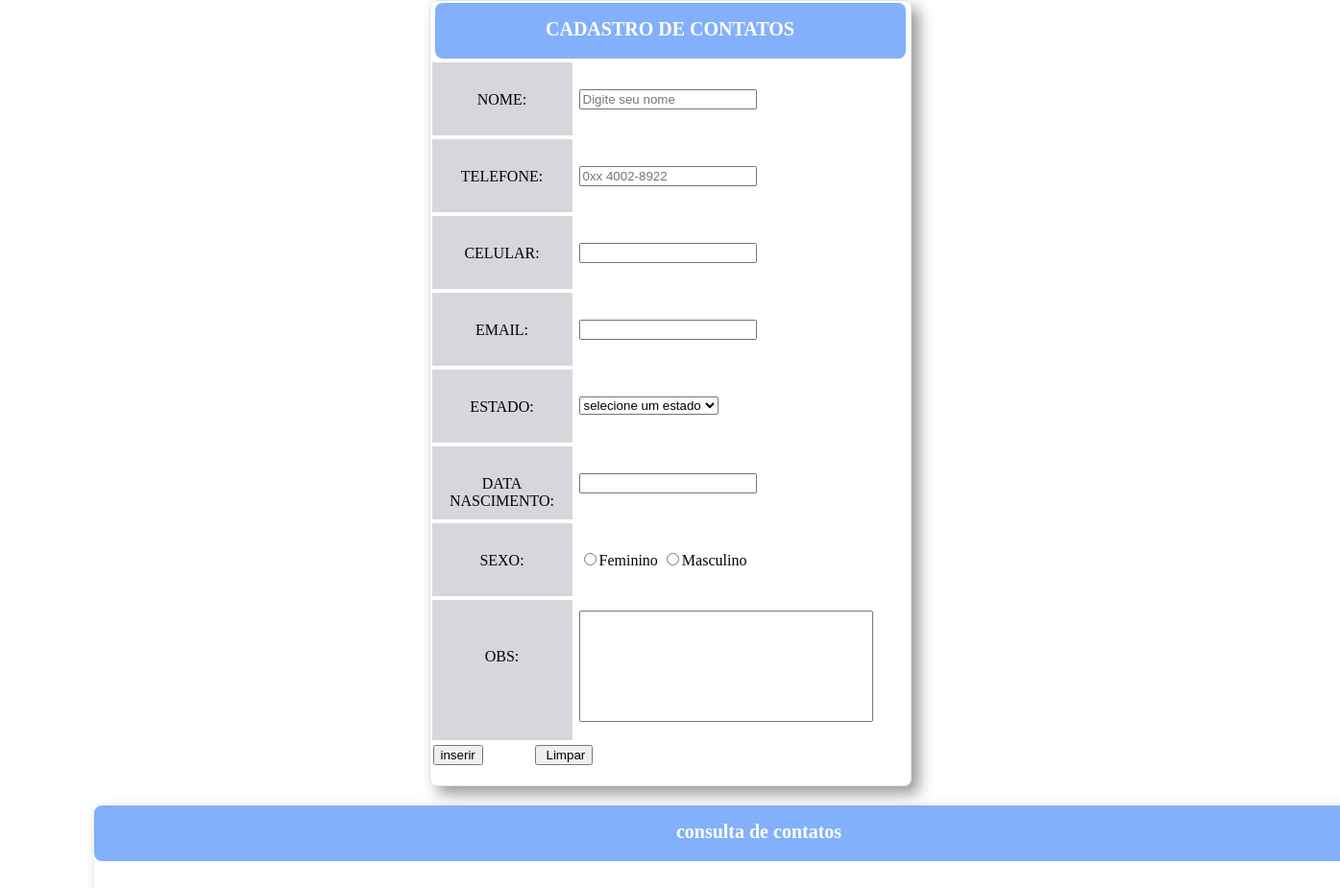
The app's page /PWBE/dbcontatos20192ta/formulario.php, older data.
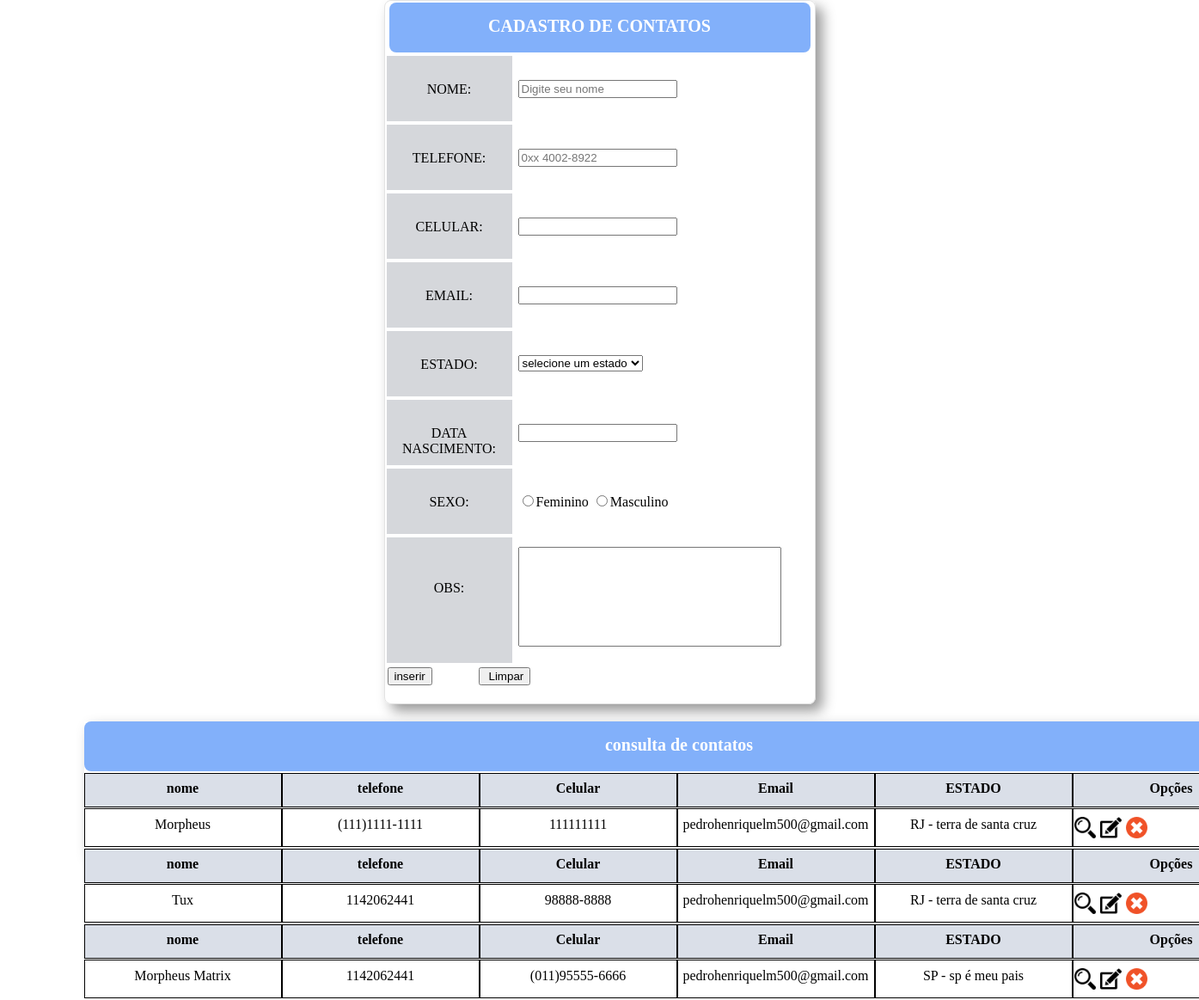
The same page, newer data.
### tables this page shows
CREATE TABLE `tblcontatos` (
  `codigo` int(11) NOT NULL AUTO_INCREMENT,
  `nome` varchar(100) NOT NULL,
  `telefone` varchar(15) NOT NULL,
  `celular` varchar(15) DEFAULT NULL,
  `email` varchar(50) NOT NULL,
  `dt_nasc` date NOT NULL,
  `sexo` varchar(1) NOT NULL,
  `obs` longtext,
  `codestado` int(11) DEFAULT NULL,
  PRIMARY KEY (`codigo`),
  KEY `codestado_idx` (`codestado`)
);

CREATE TABLE `tblestado` (
  `codigo` int(11) NOT NULL AUTO_INCREMENT,
  `sigla` varchar(2) DEFAULT NULL,
  `descricao` text,
  PRIMARY KEY (`codigo`)
);

### PWBE/dbcontatos20192ta/formulario.php (the view, shortened to what this page needs)
<?php
$chkFeminino = (String) "";
$chkMasculino = (String) "";
$botao = (String) "inserir";
$codEstado = (int) 0;
$siglaEstado = (String) "";
$conexao = conexaoMysql();
?>
<!DOCTYPE html>
<html>
    <head>
        <link rel="stylesheet" type="text/css" href="css/style.css">
    </head>
    <body>
        <div class="caixa-principal">
            <div class="conteudo center">
                <div class="formulario center">
                    <h1 class="center">
                        CADASTRO DE CONTATOS
                    </h1>
                    <form name="frm-contatos" method="post" action="bd/salvar.php">
                        <div class="itens_formulario">
                            <div class="titulo-item-formulario">
                                NOME:
                            </div>
                            <div class="campo-formulario">
                                <input type="text" value="<?=@$nome?>" name="txt-nome" placeholder="Digite seu nome" onkeypress="return validarEntrada(event,'numeric');" required >
                            </div>
                        </div>
                        <div class="itens_formulario">
                            <div class="titulo-item-formulario">
                                TELEFONE:
                            </div>
                            <div class="campo-formulario">
                                <input id="telefone" type="text" value="<?=@$telefone?>" name="txt-telefone" placeholder="0xx 4002-8922" onkeypress="return mascaraFone(this,event);" required>
                            </div>
                        </div>
                        <div class="itens_formulario">
                            <div class="titulo-item-formulario">
                                CELULAR:
                            </div>
                            <div class="campo-formulario">
                                <input type="text" value="<?=@$celular?>" name="txt-celular" required>
                            </div>
                        </div>
                        <div class="itens_formulario">
                            <div class="titulo-item-formulario">
                                EMAIL:
                            </div>
                            <div class="campo-formulario">
                                <input type="email" value="<?=@$email?>" name="txt-email" required>
                            </div>
                        </div>
                        <div class="itens_formulario">
                            <div class="titulo-item-formulario">
                                ESTADO:
                            </div>
                            <div class="campo-formulario">
                                <select name="sltestados">
                                    <?php
                                        if($_GET['modo'] == 'editar'){
                                    ?>
                                    <option value="<?=$codEstado?>"> <?=$siglaEstado?> </option>
                                    <?php
                                        }else{
                                    ?>
                                    <option value="">selecione um estado</option>
                                    <?php
                                    }
                                        ?>
                                </select>
                            </div>
                        </div>
                        <div class="itens_formulario">
                            <div class="titulo-item-formulario">
                                DATA NASCIMENTO:
                            </div>
                            <div class="campo-formulario">
                                <input type="text" value="<?=@$data_nascimento?>" name="txt-data-nascimento" required>
                            </div>
                        </div>
                        <div class="itens_formulario">
                            <div class="titulo-item-formulario">
                                SEXO:
                            </div>
                            <div class="campo-formulario">
                                <input class="radio" type="radio" value="F" name="rd-opcoes" required <?=$chkFeminino?>>Feminino
                                <input class="radio" type="radio" value="M" name="rd-opcoes" required <?=$chkMasculino?>>Masculino
                            </div>
                        </div>
                        <div class="itens_formulario-obs">
                            <div class="titulo-item-formulario-obs">
                                OBS:
                            </div>
                            <div class="campo-formulario-obs">
                                <textarea name="txt-obs" required><?=@$obs?></textarea>
                            </div>
                        </div>
                        <div class="itens_formulario-botoes">
                            <input class="botao" type="submit" value="<?=$botao?>" name="btn-salvar">
                            <input type="submit" value=" Limpar" name="btn-limpar">
                        </div>
                    </form>
                    <br>
                    <br>
                    <br>
                </div>
                <div class="tabela">
                    <h1 class="tabela-titulo"> consulta de contatos</h1>
                    <?php
                                $sql = "select tblcontatos.*, tblestado.sigla, tblestado.descricao
                                from tblcontatos inner join tblestado on tblestado.codigo = tblcontatos.codestado";
                                $select = mysqli_query($conexao, $sql);
                                while($rsContatos = mysqli_fetch_array($select)){
                    ?>
                    <div class="campo-linha">
                        <div class="campo-tabela">
                            <h4>nome</h4>
                            <div class="campo-item">
                                <?=$rsContatos['nome']?>
                            </div>
                        </div>
                        <div class="campo-tabela">
                             <h4>telefone</h4>
                            <div class="campo-item">
                                <?=$rsContatos['telefone']?>
                            </div>
                        </div>
                        <div class="campo-tabela">
                             <h4>Celular</h4>
                            <div class="campo-item"><?=$rsContatos['celular']?></div>
                        </div>
                        <div class="campo-tabela">
                             <h4>Email</h4>
                            <div class="campo-item"><?=$rsContatos['email']?></div>
                        </div>
                        <div class="campo-tabela">
                             <h4>ESTADO</h4>
                            <div class="campo-item"><?=$rsContatos['sigla']." - ".$rsContatos['descricao']?></div>
                        </div>
                        <div class="campo-tabela">
                             <h4>Opções</h4>
                            <div class="campo-item">
                                <div>
                                    <img src="img/lupa.png" class="visualizar" onclick="visualizarDados(<?=$rsContatos['codigo']?>);">
                                </div>
                                <div>
                                    <a href="formulario.php?modo=editar&codigo=<?=$rsContatos['codigo']?>">
                                        <img src="img/checkbox-pen-outline.png">
                                    </a>
                                </div>
                                <div>
                                    <a onclick="return confirm('Deseja realmente excluir esse registro')" href="bd/deletar.php?modo=excluir&codigo=<?=$rsContatos['codigo']?>">
                                        <img src="img/cancelar.png">
                                    </a>
                                </div>
                            </div>
                        </div>
                    </div>
                    <?php
                                }
                    ?>
                </div>
            </div>
        </div>
    </body>
</html>

### PWBE/dbcontatos20192ta/css/style.css (style rules this page uses)
h4 { margin: 0px; padding: 0px; width: inherit; height: 40px; box-sizing: border-box; padding-top: 8px; background-color: #dadfe8; border:solid 1px #000; margin-bottom: 1px; }
body { font-family: verdana; margin: 0px; }
.caixa-principal { width: 100%; height: 815px }
.conteudo { width: 1200px; height: inherit; }
.center { margin-left: auto; margin-right: auto; }
.formulario { width: 500px; height: inherit; box-shadow: 8px 8px 15px #999; padding-top: 2px; border: solid 1px #e3e3e3; border-radius: 8px; margin-bottom: 20px; }
h1,.tabela-titulo { margin: 0px; padding: 0px; padding-top: 16px; height: 58px; width: 490px; text-align: center; box-sizing: border-box; background-color: #82b0fa; margin-bottom: 2px; border-radius: 8px; color: #fff; font-size: 20px; }
.tabela-titulo { width: inherit; }
.itens_formulario, .itens_formulario-obs, .itens_formulario-botoes { width: inherit; height: 80px; }
.titulo-item-formulario, .titulo-item-formulario-obs { width: 150px; height: inherit; background-color: #d5d7db; box-sizing: border-box; padding-top: 30px; font-size: 16px; text-align: center; float: left; border: solid 2px #ffffff; }
.itens_formulario-obs { height: 150px; }
.titulo-item-formulario-obs { padding-top: 50px; }
.campo-formulario,.campo-formulario-obs { width: 350px; height: inherit; float: left; box-sizing: border-box; padding-top: 30px; padding-left: 5px; }
.campo-formulario-obs { padding-top: 13px; }
textarea { width: 300px; height: 110px; resize: none; }
.itens_formulario-botoes { height: 30px; padding-top: 3px; padding-left: 3px; box-sizing: border-box; }
.itens_formulario-botoes .botao { margin-right: 50px; }
.tabela { width:1385px; height: auto; min-height: 150px; box-shadow: 8px 8px 15px #999; }
.campo-tabela { width: 230px; height: 88px; float:left; text-align: center; box-sizing: border-box; }
.campo-linha { width: inherit; height: inherit; }
.campo-item { width: inherit; height: 45px; border:solid 1px #000; padding: 1px; box-sizing: border-box; margin-right: 1px; padding-top: 9px; }
.campo-item div { width: 25px; height: 25px; float: left; margin-right: 5px; }
.campo-item div img { width: 25px; height: 25px; }

Row changes from the older to the newer data that the page shows:
added tblcontatos: nome "Morpheus", telefone "(111)1111-1111", celular "111111111", email "pedrohenriquelm500@gmail.com", tblestado.sigla "RJ", tblestado.descricao "terra de santa cruz"
added tblcontatos: nome "Tux", telefone "1142062441", celular "98888-8888", email "pedrohenriquelm500@gmail.com", tblestado.sigla "RJ", tblestado.descricao "terra de santa cruz"
added tblcontatos: nome "Morpheus Matrix", telefone "1142062441", celular "(011)95555-6666", email "pedrohenriquelm500@gmail.com", tblestado.sigla "SP", tblestado.descricao "sp é meu pais"
